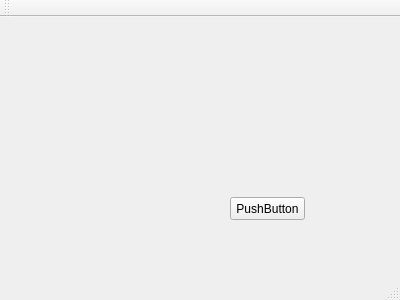
<?xml version="1.0" encoding="UTF-8"?>
<ui version="4.0">
 <class>MainWindow</class>
 <widget class="QMainWindow" name="MainWindow">
  <property name="geometry">
   <rect>
    <x>0</x>
    <y>0</y>
    <width>400</width>
    <height>300</height>
   </rect>
  </property>
  <property name="windowTitle">
   <string>MainWindow</string>
  </property>
  <widget class="QWidget" name="centralWidget">
   <widget class="QPushButton" name="pushButton">
    <property name="geometry">
     <rect>
      <x>230</x>
      <y>180</y>
      <width>75</width>
      <height>23</height>
     </rect>
    </property>
    <property name="text">
     <string>PushButton</string>
    </property>
   </widget>
  </widget>
  <widget class="QMenuBar" name="menuBar">
   <property name="geometry">
    <rect>
     <x>0</x>
     <y>0</y>
     <width>400</width>
     <height>19</height>
    </rect>
   </property>
  </widget>
  <widget class="QToolBar" name="mainToolBar">
   <attribute name="toolBarArea">
    <enum>TopToolBarArea</enum>
   </attribute>
   <attribute name="toolBarBreak">
    <bool>false</bool>
   </attribute>
  </widget>
  <widget class="QStatusBar" name="statusBar"/>
 </widget>
 <layoutdefault spacing="6" margin="11"/>
 <resources/>
 <connections/>
</ui>
